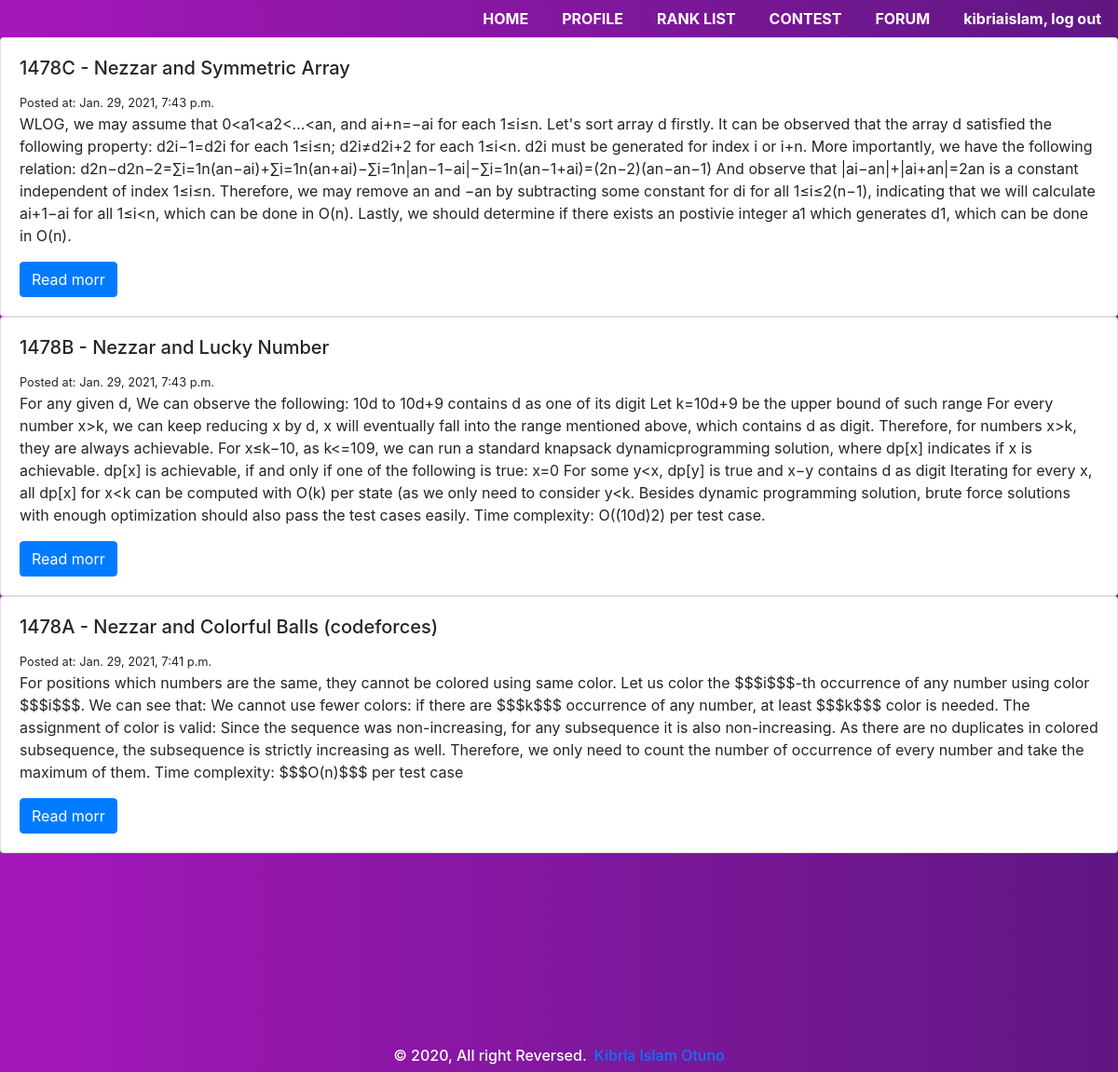
The app's page /forum/post/ (signed in) with its own data.
### forum/models.py (models this page shows)
class Post(models.Model):
    title = models.CharField(max_length=255)
    slug= models.SlugField()
    intro= models.TextField()
    body= models.TextField()
    date_added=models.DateTimeField(auto_now=True)
    class Meta:
        ordering= ['-date_added']

### forum/views.py (the view)
# urls.py: path('post/',views.view_post, name='post'),
@login_required(login_url='login')
def view_post(request):
    posts=Post.objects.all()
    print(posts)
    return render(request,'post.html',{'posts':posts})

### templates/post.html (shortened to what this page needs)
{% extends 'base.html'%}
{% load static %}
{% block body%}
{% for post in posts %}
<div class="card">
    <div class="card-body">
      <h5 class="card-title">{{post.title}}</h5>
      <small>Posted at: {{post.date_added}}</small>
      <p class="card-text">{{post.intro}}</p>
      <a href="/post/ {{post.slug}} %}" class="btn btn-primary">Read morr</a>
    </div>
  </div>
  {%endfor%}
{% endblock%}

### templates/base.html (shortened to what this page needs)
<!DOCTYPE html>
{% load static%}
<html lang="en">
<head>
    <link rel="stylesheet" href="{% static 'css/style.css'%}">
    <link rel="stylesheet" href="https://cdn.jsdelivr.net/npm/bootstrap@4.5.3/dist/css/bootstrap.min.css">
    <link rel="stylesheet" href="https://stackpath.bootstrapcdn.com/font-awesome/4.7.0/css/font-awesome.min.css">
<link rel="stylesheet" href="https://stackpath.bootstrapcdn.com/bootstrap/4.1.3/css/bootstrap.min.css">
	<link rel="stylesheet" href="https://use.fontawesome.com/releases/v5.6.1/css/all.css">
<link rel="stylesheet" href="https://stackpath.bootstrapcdn.com/bootstrap/4.1.3/css/bootstrap.min.css">
	<link rel="stylesheet" href="https://use.fontawesome.com/releases/v5.6.1/css/all.css">
</head>
<body>
<section id="nav-id">
    <nav class="navbar navbar-expand-lg navbar-light bg-light">
        <a class="navbar-brand" href="#"><img src="{% static 'image/diulogo.png'%}" alt=""></a>
        <div class="collapse navbar-collapse" id="navbarNav">
          <ul class="navbar-nav ml-auto">
            <li class="nav-item ">
              <a class="nav-link" href="{% url 'home'%}">HOME </a>
            </li>
            <li class="nav-item">
              <a class="nav-link" href="{% url 'profile'%}">PROFILE</a>
          </li>
            <li class="nav-item">
              <a class="nav-link" href="#">RANK LIST</a>
            </li>
            <li class="nav-item">
              <a class="nav-link" href="{% url 'contest' %}">CONTEST</a>
            </li>
            <li class="nav-item">
                <a class="nav-link" href="{% url 'post'%}">FORUM</a>
            </li>
            {% if user.is_authenticated %}
            <li class="nav-item">
              <a class="nav-link" href="{% url 'logout'%}"><span>{{request.user}}</span>, log out</a>
          </li>
            {% else %}
            <li class="nav-item">
              <a class="nav-link" href="{% url 'login'%}">LOGIN</a>
          </li>
            {% endif %}
          </ul>
        </div>
      </nav>
</section>
{% block body %}
{% endblock%}
<section class="footer">
        <div class="row">
            <div class="col-xs-12 col-sm-12 col-md-12 mt-2 mt-sm-2 text-center text-white">
                <p class="h6">© 2020, All right Reversed.<a class="text-green ml-2" href="https://www.facebook.com/kibriaislamotuno/" target="__blank">Kibria Islam Otuno</a></p>
            </div>
        </div>
</section>
</body>
</html>

### static/css/style.css (style rules this page uses)
body { font-family:sans-serif; background-image: linear-gradient(to right,#a517ba,#5f1782); }
#nav-id { position:sticky; top: 0; z-index: 10; }
.navbar { background-image: linear-gradient(to right,#a517ba,#5f1782); padding:0 !important; }
.navbar-nav li { padding:0 10px; }
.navbar-nav li a { color: #fff !important; font-weight: 700; }
.footer { margin-top:200px; }

### records on screen
Post: title "1478C - Nezzar and Symmetric Array", date_added "Jan. 29, 2021, 7:43 p.m.", intro "WLOG, we may assume that 0<a1<a2<…<an, and ai+n=−ai for each 1≤i≤n. Let's sort array d firstly. It can be observed that the array d satisfied the following property: d2i−1=d2i for each 1≤i≤n; d2i≠d2i+2 for each 1≤i<n. d2i must be generated for index i or i+n. More importantly, we have the following relation: d2n−d2n−2=∑i=1n(an−ai)+∑i=1n(an+ai)−∑i=1n|an−1−ai|−∑i=1n(an−1+ai)=(2n−2)(an−an−1) And observe that |ai−an|+|ai+an|=2an is a constant independent of index 1≤i≤n. Therefore, we may remove an and −an by subtracting some constant for di for all 1≤i≤2(n−1), indicating that we will calculate ai+1−ai for all 1≤i<n, which can be done in O(n). Lastly, we should determine if there exists an…"
Post: title "1478B - Nezzar and Lucky Number", date_added "Jan. 29, 2021, 7:43 p.m.", intro "For any given d, We can observe the following: 10d to 10d+9 contains d as one of its digit Let k=10d+9 be the upper bound of such range For every number x>k, we can keep reducing x by d, x will eventually fall into the range mentioned above, which contains d as digit. Therefore, for numbers x>k, they are always achievable. For x≤k−10, as k<=109, we can run a standard knapsack dynamicprogramming solution, where dp[x] indicates if x is achievable. dp[x] is achievable, if and only if one of the following is true: x=0 For some y<x, dp[y] is true and x−y contains d as digit Iterating for every x, all dp[x] for x<k can be computed with O(k) per state (as we only need to consider y<k. Besides…"
Post: title "1478A - Nezzar and Colorful Balls (codeforces)", date_added "Jan. 29, 2021, 7:41 p.m.", intro "For positions which numbers are the same, they cannot be colored using same color. Let us color the $$$i$$$-th occurrence of any number using color $$$i$$$. We can see that: We cannot use fewer colors: if there are $$$k$$$ occurrence of any number, at least $$$k$$$ color is needed. The assignment of color is valid: Since the sequence was non-increasing, for any subsequence it is also non-increasing. As there are no duplicates in colored subsequence, the subsequence is strictly increasing as well. Therefore, we only need to count the number of occurrence of every number and take the maximum of them. Time complexity: $$$O(n)$$$ per test case"

### other values on screen
{{ request.user }} "kibriaislam"
